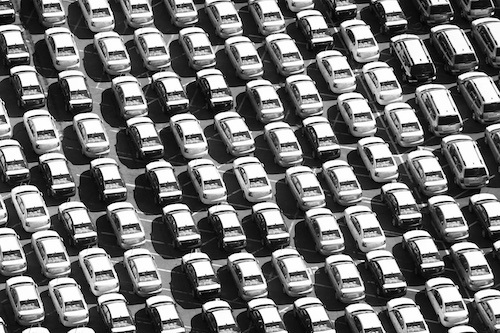
#> input picture images-project-1/parking-lot.jpg, 500 x 333 px
$ python exercise5_segmentation.py
#> lines starting #> are read from the running program, lines starting #| are printed output that depends on the picture; after the words box and inside, x2 and y2 are one past the last pixel; in counts of white or black regions, pixels touching at a corner belong together
# imports
import matplotlib.pyplot as plt
from skimage import io, filters, segmentation, measure, morphology
from skimage.util import img_as_float

# Φόρτωση εικόνας
image = img_as_float(io.imread("images-project-1/parking-lot.jpg"))
#> image: shape (333, 500) float64; min 0, max 1, mean 0.448

# Υπολογισμός gradient (sobel) για εισαγωγή στο watershed
gradient = filters.sobel(image)
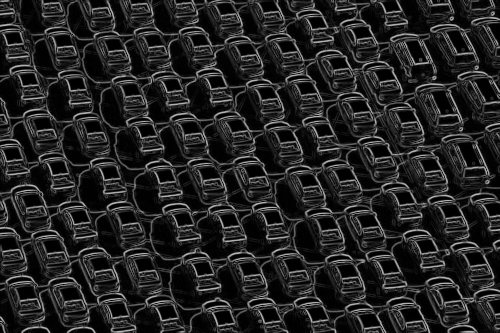
#> gradient: shape (333, 500) float64; min 0, max 0.753, mean 0.143

# Καθορισμός markers με μορφολογικό άνοιγμα
markers = morphology.label(image < 0.4) # χαμηλά επίπεδα έντασης που υποδηλώνουν πιθανά όρια αντικειμένων
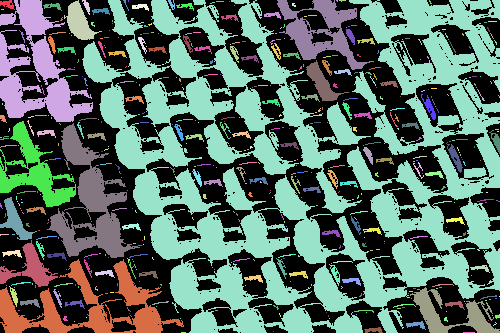
#> markers: shape (333, 500) int32; 488 distinct labels, from 0 to 487; one colour per label, 0 black

# Εφαρμογή watershed αλγορίθμου
segments = segmentation.watershed(gradient, markers)
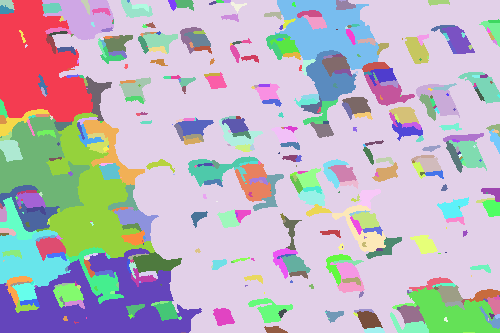
#> segments: shape (333, 500) int32; 487 distinct labels, from 1 to 487; one colour per label, 0 black

# Δημιουργία bounding boxes
regions = measure.regionprops(segments)
#> regions = 487 regions; largest, box (x1, y1, x2, y2) and area: (52, 0, 500, 333) 83376, (0, 248, 202, 333) 8283, (0, 0, 93, 122) 7445, (46, 112, 155, 258) 6024, (0, 116, 90, 212) 4322

# Εμφάνιση αποτελεσμάτων
fig, ax = plt.subplots(figsize=(10, 6))
ax.imshow(image, cmap='gray')

# Σχεδίαση bounding boxes για κάθε ανιχνευμένο αντικείμενο
for region in regions:
    if region.area > 100: # αγνοεί τις πολύ μικρές περιοχές
        minr, minc, maxr, maxc = region.bbox
        rect = plt.Rectangle((minc, minr), maxc - minc, maxr - minr,
                             edgecolor='magenta', facecolor='none', linewidth=1.5)
        ax.add_patch(rect)
#> this loop made 487 passes
#> (minr, minc, maxr, maxc) on passes 2, 3, 5, 6, 9, 10, 16, 17, 25, 26, 31, 43: (0, 0, 122, 93), (0, 42, 40, 114), (0, 52, 333, 500), (0, 121, 18, 153), (0, 277, 70, 379), (0, 336, 10, 356), (3, 42, 14, 62), (0, 175, 11, 194), (10, 297, 18, 322), (15, 303, 30, 327), (21, 479, 47, 500), (26, 442, 54, 475)

ax.set_title("Τμηματοποίηση με Watershed")
ax.axis("off")
plt.tight_layout()
plt.show()
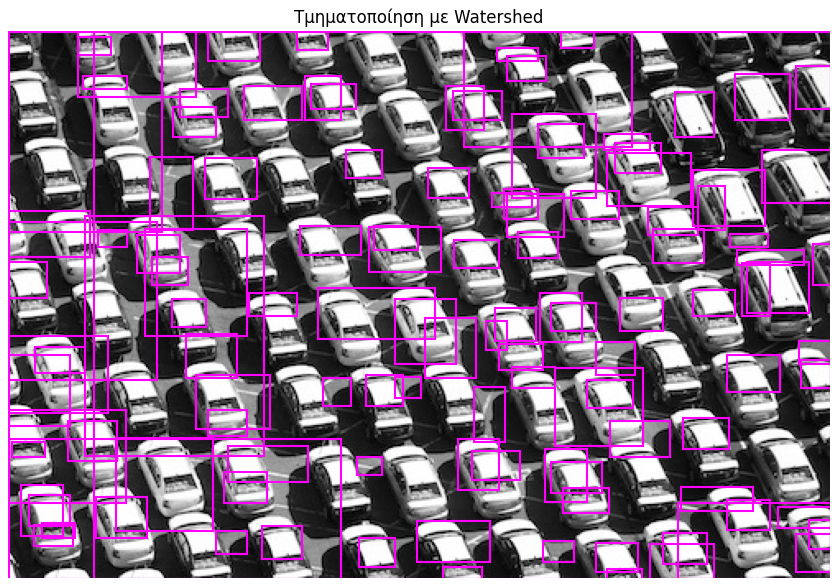
#> figure drawn by matplotlib, 1 panel

$ run again, with images-project-1/cornfield.jpg copied over images-project-1/parking-lot.jpg
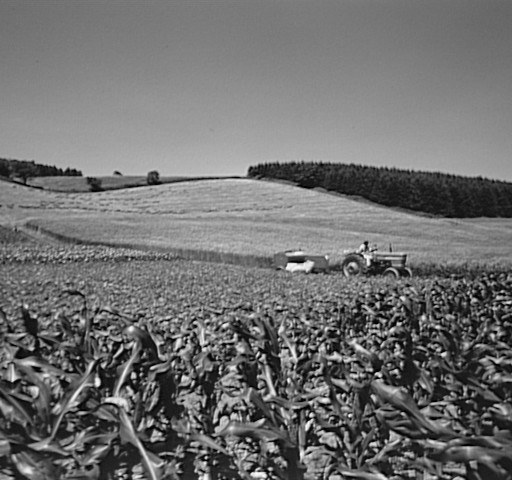
#> input picture images-project-1/cornfield.jpg, 512 x 480 px
#> markers: shape (480, 512) int32; 488 distinct labels, from 0 to 487
#> `segments = segmentation.watershed(gradient, markers)`:
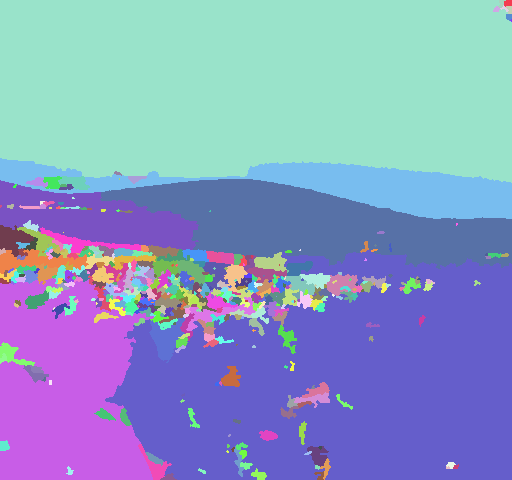
#> segments: shape (480, 512) int32; 487 distinct labels, from 1 to 487; one colour per label, 0 black
#> regions = 487 regions; largest, box (x1, y1, x2, y2) and area: (0, 0, 512, 183) 87203, (105, 250, 512, 480) 66325, (0, 278, 154, 480) 23180, (100, 179, 512, 269) 20279, (0, 158, 512, 219) 11833
#> the loop `for region in regions:` made 487 passes
#> (minr, minc, maxr, maxc) on passes 6, 9, 13, 14, 16, 41, 42, 43: (0, 0, 183, 512), (158, 0, 219, 512), (176, 43, 189, 62), (177, 26, 188, 48), (176, 58, 190, 90), (225, 0, 257, 34), (227, 40, 253, 141), (180, 0, 250, 199)
#> `plt.show()`:
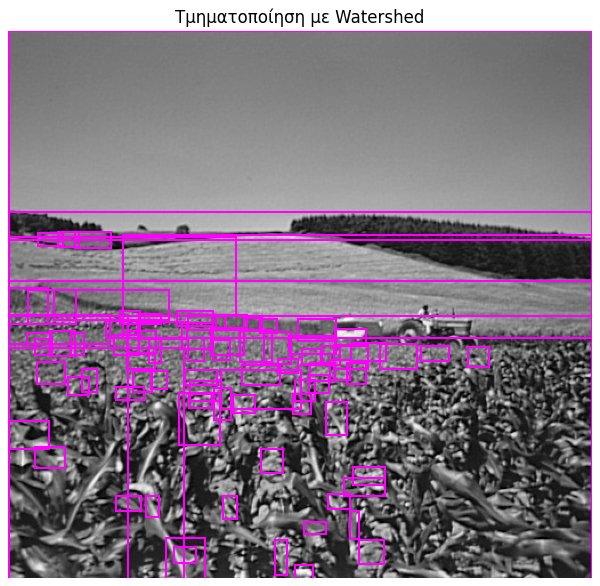
#> figure drawn by matplotlib, 1 panel

$ run again, with images-project-1/fruits.jpg copied over images-project-1/parking-lot.jpg
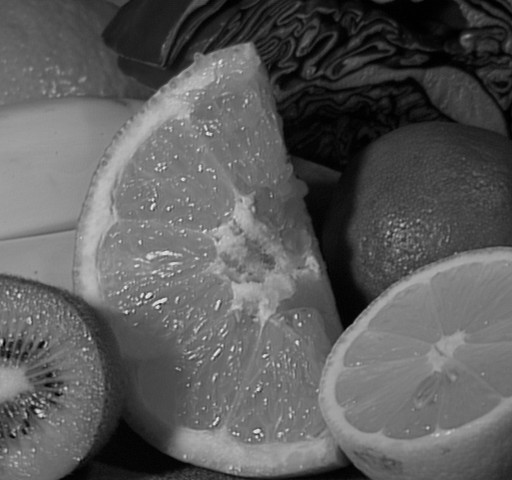
#> input picture images-project-1/fruits.jpg, 512 x 480 px
#> markers: shape (480, 512) int32; 429 distinct labels, from 0 to 428
#> `segments = segmentation.watershed(gradient, markers)`:
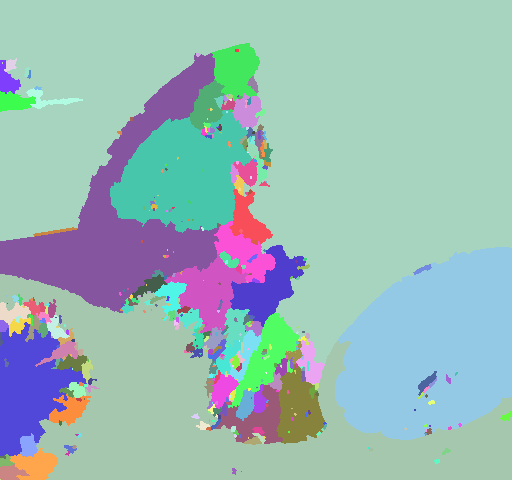
#> segments: shape (480, 512) int32; 428 distinct labels, from 1 to 428; one colour per label, 0 black
#> regions = 428 regions; largest, box (x1, y1, x2, y2) and area: (0, 0, 512, 364) 105987, (0, 274, 512, 480) 40754, (335, 247, 512, 440) 25547, (0, 53, 219, 313) 17657, (110, 110, 252, 233) 11122
#> the loop `for region in regions:` made 428 passes
#> (minr, minc, maxr, maxc) on passes 1, 5, 8, 10, 13, 18, 19, 24: (0, 0, 364, 512), (58, 4, 72, 17), (60, 0, 94, 21), (76, 247, 93, 259), (43, 212, 101, 260), (91, 0, 112, 36), (88, 26, 109, 83), (93, 232, 129, 262)
#> `plt.show()`:
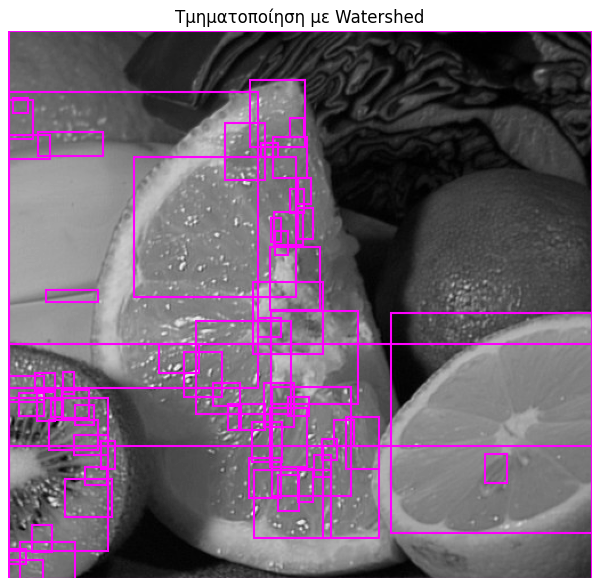
#> figure drawn by matplotlib, 1 panel
